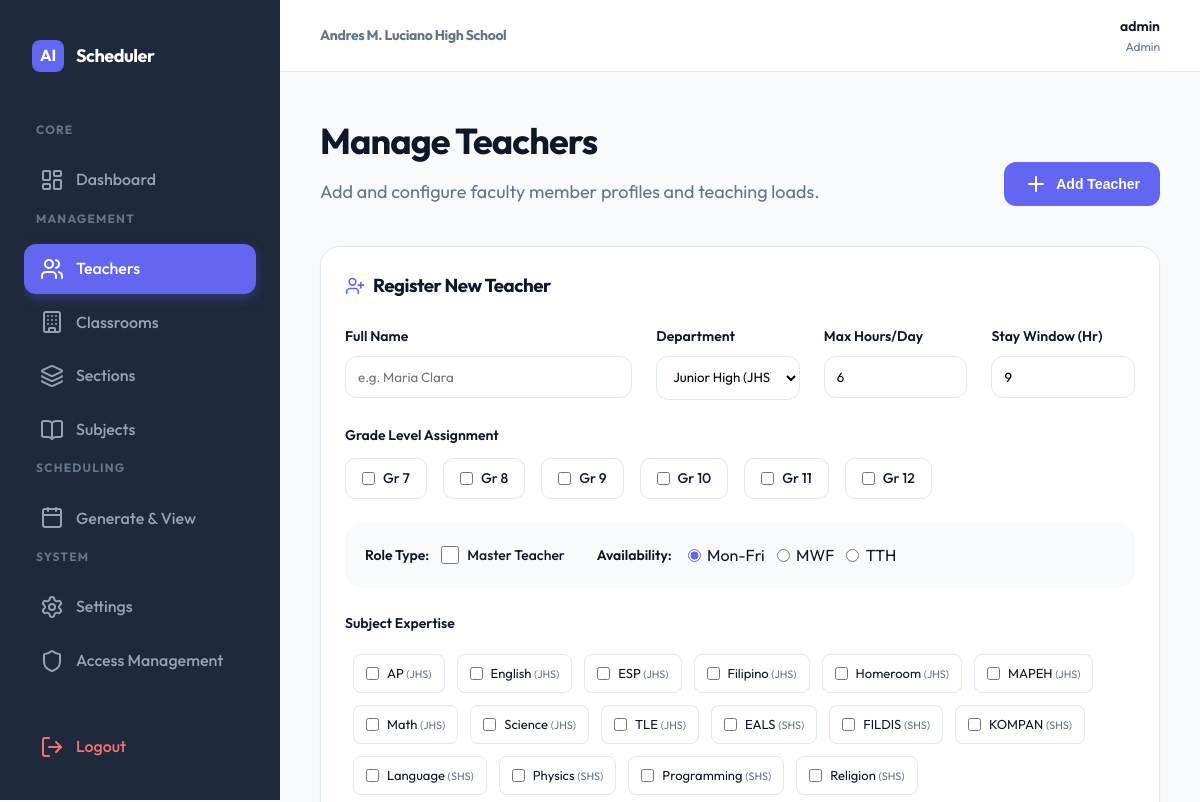
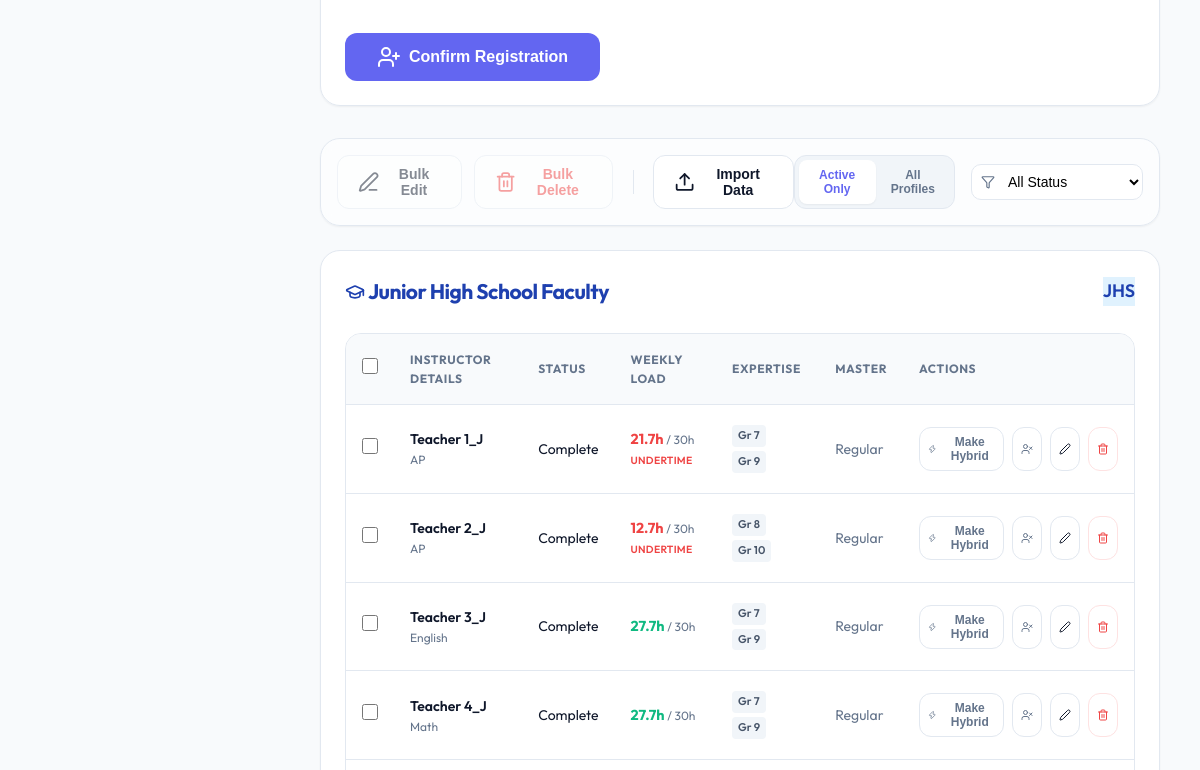
The page /admin/teachers (signed in, upper part) on the database as committed earlier (2 pictures, top to bottom).
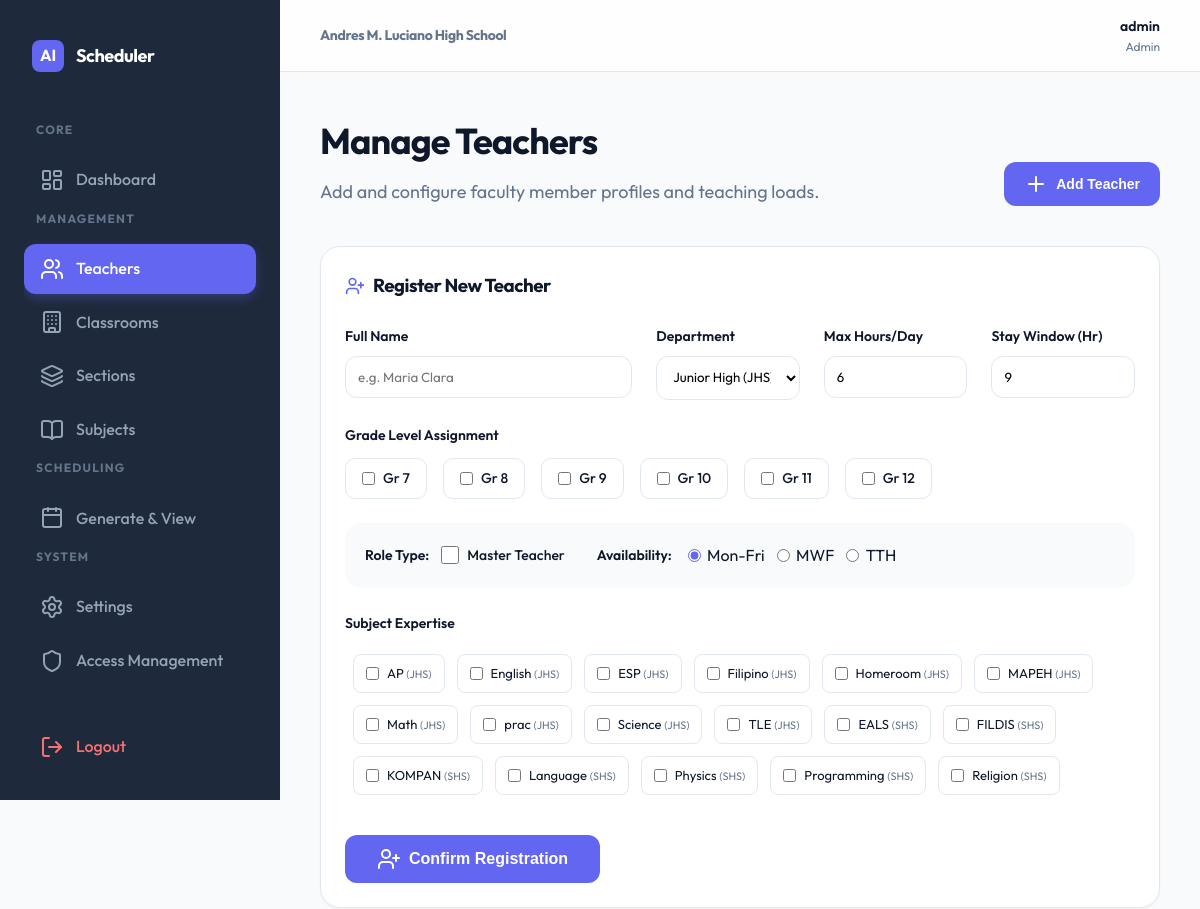
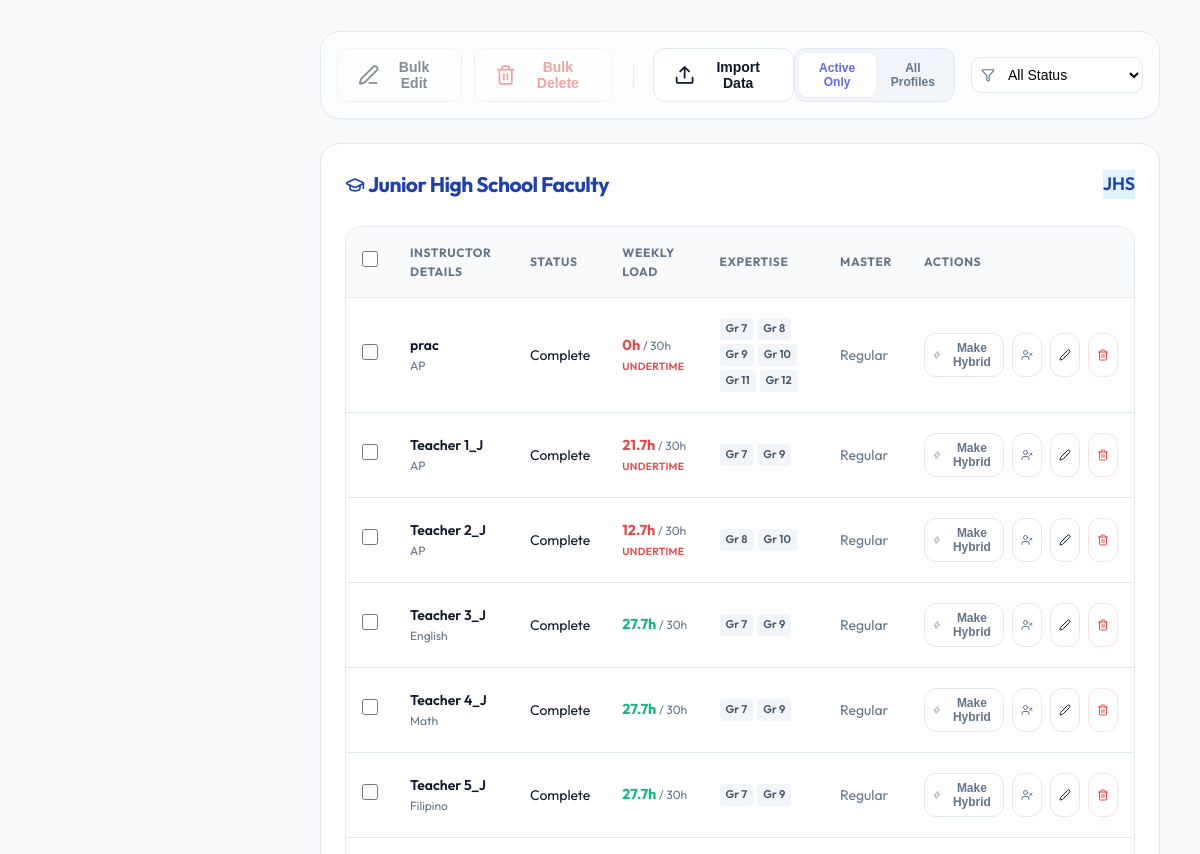
The same page on the database as committed later (2 pictures, top to bottom).
### models.py (models this page shows)
class Subject(db.Model):
    id = db.Column(db.Integer, primary_key=True)
    name = db.Column(db.String(100), nullable=False)
    department = db.Column(db.String(20), nullable=False) # JHS, SHS
    requires_lab = db.Column(db.Boolean, default=False)
    duration_mins = db.Column(db.Integer, nullable=False)
    meetings_per_week = db.Column(db.Integer, default=5)
    grade_level = db.Column(db.String(50), nullable=True) # For JHS (e.g. "7-10") or SHS ("11-12")
    track = db.Column(db.String(50), nullable=True) # TVL, STEM, HUMSS etc.
    is_system = db.Column(db.Boolean, default=False)

class Teacher(db.Model):
    id = db.Column(db.Integer, primary_key=True)
    name = db.Column(db.String(100), nullable=False)
    department = db.Column(db.String(50), nullable=False) # JHS, SHS, Both
    grade_levels = db.Column(db.String(100), nullable=True)
    max_hours_per_day = db.Column(db.Integer, default=6)
    stay_window_hours = db.Column(db.Integer, default=9)
    is_master = db.Column(db.Boolean, default=False)
    handle_sec_a = db.Column(db.Boolean, default=False)
    is_hybrid = db.Column(db.Boolean, default=False) # Dynamic flag for SHS extension
    is_active = db.Column(db.Boolean, default=True)
    preferred_days = db.Column(db.String(20), default="Mon-Fri")
    subjects = db.Column(db.String(255), nullable=True) # comma separated subjects

### app.py (the view, shortened to what this page needs)
@app.route('/admin/teachers', methods=['GET', 'POST'])
@login_required
def admin_teachers():
    if current_user.role != 'admin': return redirect(url_for('index'))
    teacher_loads = {}
    active_run = ScheduleRun.query.filter_by(is_active=True).first()
    if active_run:
        schedules = Schedule.query.filter_by(run_id=active_run.id).all()
        for sch in schedules:
            t_id = sch.teacher_id
            if t_id not in teacher_loads:
                teacher_loads[t_id] = 0
            teacher_loads[t_id] += sch.subject.duration_mins
    for tid in list(teacher_loads.keys()):
        teacher_loads[tid] = round(teacher_loads[tid] / 60, 1)
    teachers = [t for t in Teacher.query.all() if t.name != 'TBA']
    teachers.sort(key=lambda x: (x.department, natural_sort_key(x.name)))
    subjects_list = Subject.query.all()
    subjects_list.sort(key=lambda x: (x.department, natural_sort_key(x.name)))
    return render_template('admin_teachers.html', teachers=teachers, subjects=subjects_list, teacher_loads=teacher_loads)

### app.py (called while the page is built)
def natural_sort_key(s):
    return [int(text) if text.isdigit() else text.lower() for text in re.split('([0-9]+)', str(s))]

@login_manager.user_loader
def load_user(user_id):
    user = User.query.get(int(user_id))
    if user and user.is_active:
        return user
    return None

@app.context_processor
def inject_school_name():
    setting = Setting.query.filter_by(key='school_name').first()
    sy_setting = Setting.query.filter_by(key='school_year').first()
    return {
        'school_name': setting.value if setting else 'Andres M. Luciano High School',
        'school_year': sy_setting.value if sy_setting else 'S.Y. 2024-2025',
        'is_complete': is_complete
    }

### templates/admin_teachers.html (shortened to what the changed rows need)
{% extends "base.html" %}
{% block content %}
<div class="dashboard-header" style="display: flex; justify-content: space-between; align-items: flex-end; margin-bottom: 2.5rem;">
    <div>
        <h1 style="font-size: 2.25rem; margin-bottom: 0.5rem;">Manage Teachers</h1>
    </div>
</div>
<div id="addSection" class="card" style="margin-bottom: 2rem;">
    <form id="addTeacherForm" action="{{ url_for('admin_teachers') }}" method="POST">
        <div style="margin-bottom: 1.5rem;">
            <div style="display: flex; gap: 1rem; flex-wrap: wrap;">
                {% for g in [7, 8, 9, 10, 11, 12] %}
                    <label style="display: flex; align-items: center; gap: 0.5rem; background: #fff; border: 1px solid var(--border); padding: 0.5rem 1rem; border-radius: 10px; cursor: pointer; transition: var(--transition);">
                        <input type="checkbox" name="grade_levels" value="{{ g }}" style="accent-color: var(--primary);">
                        <span style="font-size: 0.875rem; font-weight: 500;">Gr {{ g }}</span>
                    </label>
                {% endfor %}
            </div>
        </div>
        <div style="margin-bottom: 2rem;">
            <div style="display: flex; gap: 0.75rem; flex-wrap: wrap; max-height: 200px; overflow-y: auto; padding: 0.5rem;">
                {% for subj in subjects %}
                    <label style="display: flex; align-items: center; gap: 0.5rem; background: #fff; border: 1px solid var(--border); padding: 0.5rem 0.75rem; border-radius: 8px; cursor: pointer;">
                        <input type="checkbox" name="subjects" value="{{ subj.name }}" style="accent-color: var(--primary);">
                        <span style="font-size: 0.8125rem;">{{ subj.name }} <small style="color: var(--text-muted);">({{ subj.department }})</small></span>
                    </label>
                {% else %}
                    <span style="color: var(--text-muted); font-style: italic;">No subjects available. Add subjects first.</span>
                {% endfor %}
            </div>
        </div>
    </form>
</div>
<form id="bulkForm" action="{{ url_for('admin_bulk_edit', module='teachers') }}" method="POST">
    <div class="card" style="margin-bottom: 2rem;">
        <div class="table-wrapper">
            <table>
                <thead>
                    <tr>
                        <th style="width: 40px;"><input type="checkbox" onclick="toggleSelectAll(this)" style="width: 16px; height: 16px;"></th>
                        <th>Instructor Details</th>
                        <th>Status</th>
                        <th>Weekly Load</th>
                        <th>Expertise</th>
                        <th>Master</th>
                        <th>Actions</th>
                    </tr>
                </thead>
                <tbody>
                    {% for t in teachers if t.department == 'JHS' %}
                        {% include 'partials/_teacher_row.html' %}
                    {% endfor %}
                </tbody>
            </table>
        </div>
    </div>
</form>
{% endblock %}

### templates/partials/_teacher_row.html (shortened to what the changed rows need)
{% set complete = is_complete(t) %}
<tr id="teacher-row-{{ t.id }}" class="teacher-row {% if not complete %}tr-incomplete{% endif %}" data-status="{{ 'complete' if complete else 'incomplete' }}" data-active="{{ 'true' if t.is_active else 'false' }}">
    <td><input type="checkbox" name="selected_ids" value="{{ t.id }}" onchange="updateBulkButton()" style="width: 16px; height: 16px; accent-color: var(--primary);"></td>
    <td>
        <div style="display: flex; align-items: center; gap: 0.5rem;">
            <div style="font-weight: 600; color: var(--text-main);">{{ t.name }}</div>
        </div>
        <div style="font-size: 0.75rem; color: var(--text-muted); max-width: 200px; overflow: hidden; text-overflow: ellipsis; white-space: nowrap;">{{ t.subjects or 'No subjects' }}</div>
    </td>
    <td>
        <span class="badge {{ 'badge-complete' if complete else 'badge-incomplete' }}" style="margin-bottom: 4px;">
            {{ 'Complete' if complete else 'Incomplete' }}
        </span>
    </td>
    <td>
        {% set load = teacher_loads.get(t.id, 0) %}
        {% set max_h = t.max_hours_per_day * 5 %}
        <div style="display: flex; flex-direction: column; gap: 2px;">
            <div style="font-weight: 700; font-size: 0.9rem; color: {{ 'var(--error)' if load < (max_h * 0.8) else 'var(--success)' }};">
                {{ load }}h <small style="color: var(--text-muted); font-weight: 400;">/ {{ max_h }}h</small>
            </div>
            {% if load < (max_h * 0.8) %}
            <div style="font-size: 0.65rem; color: var(--error); font-weight: 600; letter-spacing: 0.025em;">UNDERTIME</div>
            {% endif %}
        </div>
    </td>
    <td>
        <div style="display: flex; gap: 4px; flex-wrap: wrap;">
            {% for gl in (t.grade_levels or '').split(',') if gl %}
            <span style="background: #f1f5f9; padding: 2px 6px; border-radius: 4px; font-size: 0.7rem; font-weight: 600; color: #475569;">Gr {{ gl }}</span>
            {% endfor %}
        </div>
    </td>
    <td>
        {% if t.is_master %}
        <span style="color: #8b5cf6; font-weight: 600;"><i data-lucide="award" style="width: 14px; vertical-align: middle;"></i> Master</span>
        {% else %}
        <span style="color: var(--text-muted); font-size: 0.875rem;">Regular</span>
        {% endif %}
    </td>
    <td>
        <div style="display: flex; gap: 8px; align-items: center;">
            {% if t.department == 'JHS' %}
            <button type="button" class="btn btn-secondary"
                onclick="toggleHybrid({{ t.id }}, this)"
                style="padding: 4px 8px; font-size: 0.75rem; border-color: {{ '#10b981' if t.is_hybrid else 'var(--border)' }}; color: {{ '#10b981' if t.is_hybrid else 'var(--text-muted)' }};">
                <i data-lucide="zap" style="width: 12px;"></i> {{ 'Hybrid' if t.is_hybrid else 'Make Hybrid' }}
            </button>
            {% endif %}
            <button type="button" class="btn btn-secondary status-toggle-btn"
                onclick="toggleTeacherStatus({{ t.id }}, this)"
                style="padding: 4px 8px; font-size: 0.75rem; border-color: {{ 'var(--border)' if t.is_active else '#ef4444' }}; color: {{ 'var(--text-muted)' if t.is_active else '#ef4444' }};"
                title="{{ 'Disable Account' if t.is_active else 'Enable Account' }}">
                <i data-lucide="{{ 'user-x' if t.is_active else 'user-check' }}" style="width: 12px;"></i>
            </button>
            <button type="button" class="btn btn-secondary edit-teacher-btn" style="padding: 4px 8px; font-size: 0.75rem;"
                data-id="{{ t.id }}"
                data-name="{{ t.name|e }}"
                data-department="{{ t.department|e }}"
                data-grade_levels="{{ t.grade_levels|e if t.grade_levels else '' }}"
                data-max_hours="{{ t.max_hours_per_day }}"
                data-stay_window="{{ t.stay_window_hours }}"
                data-is_master="{{ '1' if t.is_master else '0' }}"
                data-handle_sec_a="{{ '1' if t.handle_sec_a else '0' }}"
                data-preferred_days="{{ t.preferred_days|e }}"
                data-subjects="{{ t.subjects|e if t.subjects else '' }}">
                <i data-lucide="edit-2" style="width: 12px;"></i>
            </button>
            <button type="button" class="btn btn-secondary" style="padding: 4px 8px; font-size: 0.75rem; color: var(--error); border-color: #fee2e2;"
                onclick="deleteItem('teachers', {{ t.id }}, '{{ t.name|e }}')">
                <i data-lucide="trash-2" style="width: 12px;"></i>
            </button>
        </div>
    </td>
</tr>

Rows that differ between the two databases and show on the page:
added Subject: name "prac", department "JHS"
added Teacher: name "prac", subjects "AP", value "Complete", load "0", max_h "30", shows "UNDERTIME", gl "7" "8" "9" "10" "11" "12", is_master "Regular", is_hybrid "Make Hybrid", is_active True (drawn)
now on this page (row unchanged): Teacher: name "Teacher 5_J", subjects "Filipino", value "Complete", load "27.7", max_h "30", gl "7" "9", is_master "Regular", is_hybrid "Make Hybrid", is_active True (drawn)
